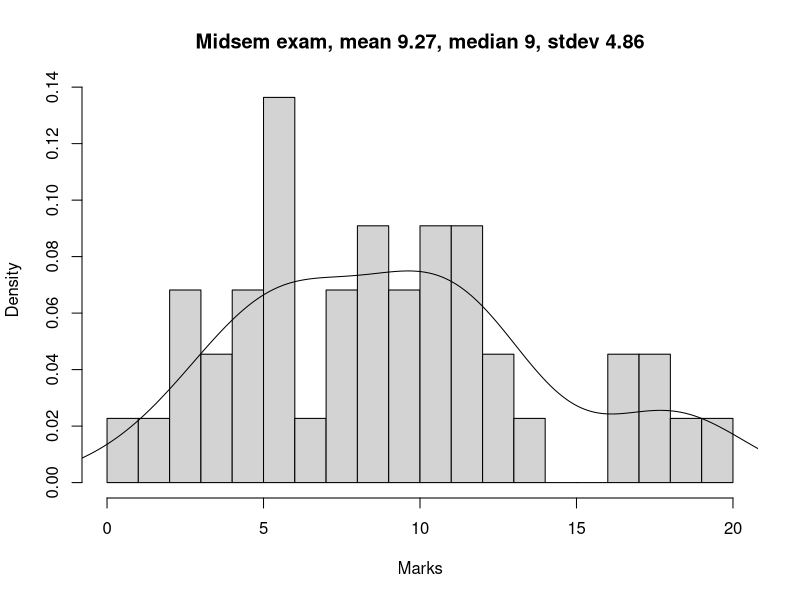

Recreate this plot in R.
print("Generating markstats.pdf from marks.csv")
marksdata <- read.csv("marks.csv")
marks <- marksdata$Midsem.exam
pdf(file='markstats.pdf')
namarks <- na.omit(marks)
hist(namarks,breaks=0:20,prob=TRUE,xlab="Marks",main=sprintf("Midsem exam, mean %.2f, median %.0f, stdev %.2f", mean(namarks), median(namarks), sd(namarks)))
lines(density(namarks,bw="SJ"))
dev.off()
